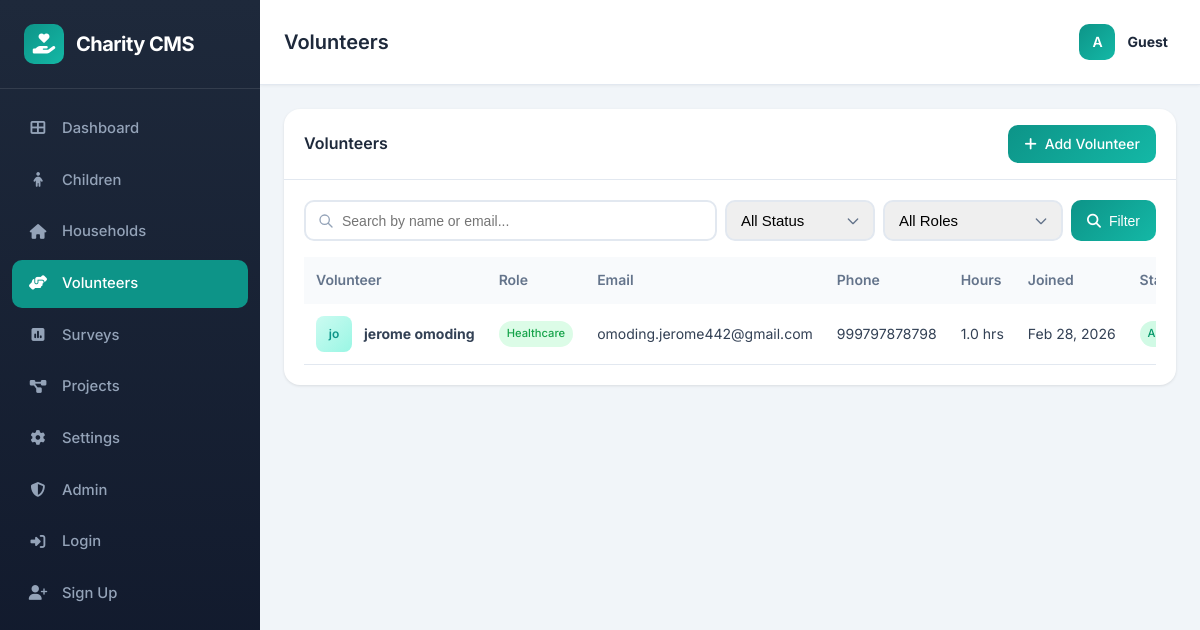
/volunteers/, run on the app's committed database.
### children/models.py (models this page shows, shortened)
class Volunteer(models.Model):
    VOLUNTEER_ROLES = [
        ('education', 'Education Mentor'),
        ('healthcare', 'Healthcare'),
        ('counseling', 'Counseling'),
        ('logistics', 'Logistics'),
        ('fundraising', 'Fundraising'),
        ('general', 'General Volunteer'),
    ]
    STATUS_CHOICES = [
        ('active', 'Active'),
        ('inactive', 'Inactive'),
        ('pending', 'Pending'),
    ]
    first_name = models.CharField(max_length=100)
    last_name = models.CharField(max_length=100)
    email = models.EmailField(unique=True)
    phone = models.CharField(max_length=20)
    role = models.CharField(max_length=20, choices=VOLUNTEER_ROLES, default='general')
    status = models.CharField(max_length=20, choices=STATUS_CHOICES, default='active')
    photo = models.ImageField(upload_to='volunteers/photos/', blank=True, null=True)
    hours_contributed = models.FloatField(default=0)
    date_joined = models.DateField(auto_now_add=True)
    notes = models.TextField(blank=True)
    created_at = models.DateTimeField(auto_now_add=True)
    updated_at = models.DateTimeField(auto_now=True)
    class Meta:
        ordering = ['-date_joined']
        indexes = [
            models.Index(fields=['email']),
            models.Index(fields=['status', 'role']),
        ]
    @property
    def full_name(self):
        return f"{self.first_name} {self.last_name}"

### children/views_html.py (the view)
def volunteers_list(request):
    volunteers = Volunteer.objects.all()
    status_filter = request.GET.get('status')
    if status_filter:
        volunteers = volunteers.filter(status=status_filter)
    role_filter = request.GET.get('role')
    if role_filter:
        volunteers = volunteers.filter(role=role_filter)
    search = request.GET.get('search')
    if search:
        volunteers = volunteers.filter(
            models.Q(first_name__icontains=search) |
            models.Q(last_name__icontains=search) |
            models.Q(email__icontains=search)
        )
    total_volunteers = Volunteer.objects.count()
    active_volunteers = Volunteer.objects.filter(status='active').count()
    context = {
        'volunteers': volunteers,
        'total_volunteers': total_volunteers,
        'active_volunteers': active_volunteers,
    }
    return render(request, 'children/volunteers.html', context)

### templates/children/volunteers.html (shortened to what this page needs)
{% extends 'base.html' %}
{% block page_title %}Volunteers{% endblock %}
{% block content %}
<div class="card">
    <div class="card-header">
        <h2>Volunteers</h2>
        <a href="{% url 'add-volunteer' %}" class="btn btn-primary">
            <i class="fas fa-plus"></i> Add Volunteer
        </a>
    </div>
    <div class="card-body">
        <form method="get" class="search-box">
            <input type="text" name="search" placeholder="Search by name or email..." value="{{ request.GET.search|default:'' }}">
            <select name="status" class="form-control" style="width: 150px;">
                <option value="">All Status</option>
            </select>
            <select name="role" class="form-control" style="width: 180px;">
                <option value="">All Roles</option>
            </select>
            <button type="submit" class="btn btn-primary">
                <i class="fas fa-search"></i> Filter
            </button>
        </form>
        <div class="table-container">
            {% if volunteers %}
            <table>
                <thead>
                    <tr>
                        <th>Volunteer</th>
                        <th>Role</th>
                        <th>Email</th>
                        <th>Phone</th>
                        <th>Hours</th>
                        <th>Joined</th>
                        <th>Status</th>
                    </tr>
                </thead>
                <tbody>
                    {% for volunteer in volunteers %}
                    <tr>
                        <td>
                            <div style="display: flex; align-items: center; gap: 0.75rem;">
                                {% if volunteer.photo %}
                                <img src="{{ volunteer.photo.url }}" class="child-photo" alt="">
                                {% else %}
                                <div class="child-avatar">{{ volunteer.first_name.0 }}{{ volunteer.last_name.0 }}</div>
                                {% endif %}
                                <strong>{{ volunteer.full_name }}</strong>
                            </div>
                        </td>
                        <td>
                            {% if volunteer.role == 'education' %}
                            <span class="badge" style="background: #dbeafe; color: #1d4ed8;">Education</span>
                            {% elif volunteer.role == 'healthcare' %}
                            <span class="badge" style="background: #dcfce7; color: #16a34a;">Healthcare</span>
                            {% elif volunteer.role == 'counseling' %}
                            <span class="badge" style="background: #fce7f3; color: #db2777;">Counseling</span>
                            {% elif volunteer.role == 'logistics' %}
                            <span class="badge" style="background: #fef3c7; color: #d97706;">Logistics</span>
                            {% elif volunteer.role == 'fundraising' %}
                            <span class="badge" style="background: #e0e7ff; color: #4f46e5;">Fundraising</span>
                            {% else %}
                            <span class="badge" style="background: #f3f4f6; color: #6b7280;">General</span>
                            {% endif %}
                        </td>
                        <td>{{ volunteer.email }}</td>
                        <td>{{ volunteer.phone }}</td>
                        <td>{{ volunteer.hours_contributed }} hrs</td>
                        <td>{{ volunteer.date_joined|date:"M d, Y" }}</td>
                        <td>
                            {% if volunteer.status == 'active' %}
                            <span class="badge badge-success">Active</span>
                            {% elif volunteer.status == 'inactive' %}
                            <span class="badge" style="background: #fee2e2; color: #dc2626;">Inactive</span>
                            {% else %}
                            <span class="badge badge-warning">Pending</span>
                            {% endif %}
                        </td>
                    </tr>
                    {% endfor %}
                </tbody>
            </table>
            {% endif %}
        </div>
    </div>
</div>
{% endblock %}

### templates/base.html (style rules this page uses)
:root { --primary: #0d9488; --primary-dark: #0f766e; --primary-light: #14b8a6; --secondary: #64748b; --success: #10b981; --warning: #f59e0b; --danger: #ef4444; --dark: #1e293b; --light: #f8fafc; --border: #e2e8f0; --sidebar-width: 260px; }
* { margin: 0; padding: 0; box-sizing: border-box; }
body { font-family: 'Inter', -apple-system, BlinkMacSystemFont, sans-serif; background: #f1f5f9; color: #334155; line-height: 1.6; }
.card { background: white; border-radius: 16px; box-shadow: 0 1px 3px rgba(0,0,0,0.1); overflow: hidden; margin-bottom: 1.5rem; }
.card-header { padding: 1rem 1.25rem; border-bottom: 1px solid var(--border); display: flex; justify-content: space-between; align-items: center; flex-wrap: wrap; gap: 0.75rem; }
.card-header h2, .card-header h3 { font-size: 1rem; font-weight: 600; color: var(--dark); }
.card-body { padding: 1.25rem; }
.btn { display: inline-flex; align-items: center; gap: 0.5rem; padding: 0.5rem 1rem; border-radius: 10px; font-weight: 500; font-size: 0.875rem; text-decoration: none; border: none; cursor: pointer; transition: all 0.3s ease; white-space: nowrap; }
.btn-primary { background: linear-gradient(135deg, #0d9488, #14b8a6); color: white; }
.table-container { overflow-x: auto; -webkit-overflow-scrolling: touch; }
table { width: 100%; border-collapse: collapse; min-width: 600px; }
th, td { padding: 0.75rem; text-align: left; font-size: 0.875rem; }
th { font-weight: 600; color: var(--secondary); background: var(--light); white-space: nowrap; }
td { border-bottom: 1px solid var(--border); white-space: nowrap; }
.badge { display: inline-flex; padding: 0.25rem 0.5rem; border-radius: 20px; font-size: 0.7rem; font-weight: 500; white-space: nowrap; }
.badge-success { background: #d1fae5; color: #059669; }
.form-control { width: 100%; padding: 0.625rem 0.875rem; border: 2px solid var(--border); border-radius: 10px; font-size: 0.9375rem; transition: all 0.2s ease; }
select.form-control { appearance: none; background-repeat: no-repeat; background-position: right 0.75rem center; background-size: 1rem; padding-right: 2.5rem; }
.search-box { display: flex; gap: 0.5rem; margin-bottom: 1rem; flex-wrap: wrap; }
.search-box input { flex: 1; min-width: 200px; padding: 0.625rem 0.875rem; padding-left: 2.25rem; border: 2px solid var(--border); border-radius: 10px; font-size: 0.875rem; background-repeat: no-repeat; background-position: 0.75rem center; background-size: 1rem; }
.search-box .form-control { flex: 0 0 auto; min-width: 120px; }
.child-avatar { width: 36px; height: 36px; border-radius: 8px; background: linear-gradient(135deg, #ccfbf1, #99f6e4); color: #0d9488; display: flex; align-items: center; justify-content: center; font-weight: 600; font-size: 0.75rem; flex-shrink: 0; }

### data on the page
Volunteer: first_name.0 "j", last_name.0 "o", full_name "jerome omoding", role "Healthcare", email "omoding.jerome442@gmail.com", phone "999797878798", hours_contributed "1.0", date_joined "Feb 28, 2026", status "Active"
